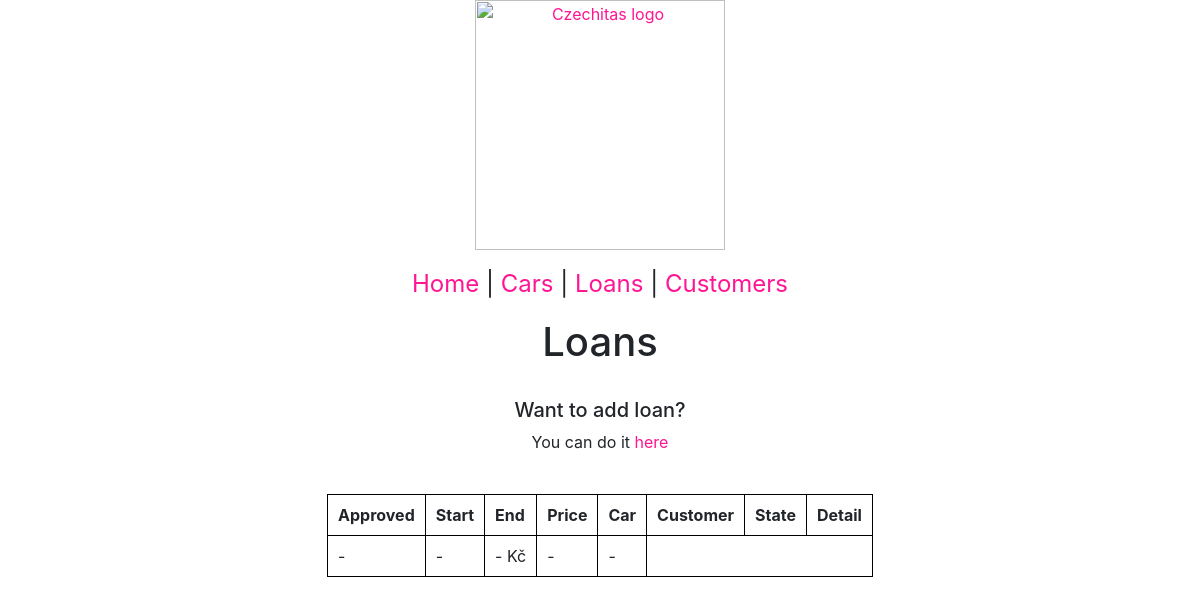
The app's page /catalog/loans/, older data.
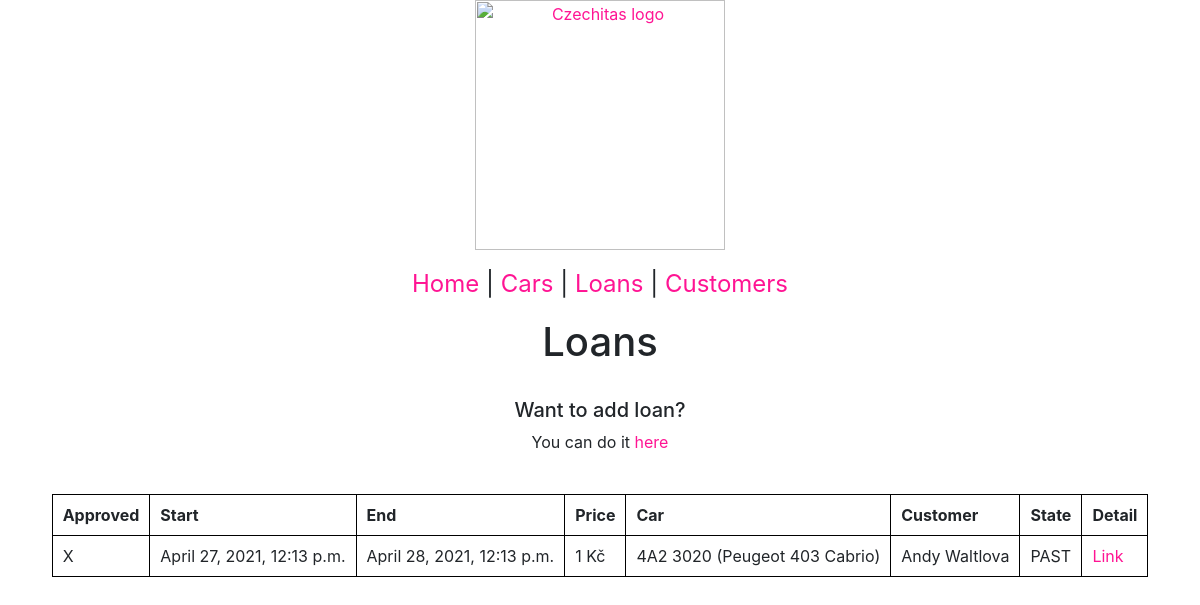
The same page, newer data.
### catalog/models.py (models this page shows, shortened)
class LoanRecord(models.Model):
    start = models.DateTimeField()
    end = models.DateTimeField()
    price = models.IntegerField()
    is_approved = models.BooleanField(default=False)
    car = models.ForeignKey(Car, on_delete=models.SET_NULL, null=True)
    customer = models.ForeignKey(
        Customer, on_delete=models.SET_NULL, null=True)
    @property
    def state(self):
        now = timezone.now()  # Quite tricky to find
        if now > self.end:
            return 'PAST'
        elif now < self.start:
            return 'FUTURE'
        return 'CURRENT'

class Car(models.Model):
    license_plate = models.CharField(max_length=100)
    car_type = models.CharField(max_length=100)
    mileage = models.IntegerField()
    last_tech_inspection = models.DateTimeField()
    def __str__(self):
        return f'{self.license_plate} ({self.car_type})'

class Customer(models.Model):
    PROGRAMS = (
        ('R', 'Regular'),
        ('G', 'Gold'),
        ('P', 'Platinum'),
    )
    first_name = models.CharField(max_length=100)
    last_name = models.CharField(max_length=100)
    driver_license_number = models.CharField(max_length=100)
    date_of_birth = models.DateField()
    program = models.CharField(max_length=20, choices=PROGRAMS, null=True)
    def __str__(self):
        return f'{self.first_name} {self.last_name}'

### catalog/views.py (the view)
# urls.py: path('loans/', views.LoansView.as_view(), name='loans'),
class LoansView(ListView):
    model = models.LoanRecord
    template_name = 'loan_template.html'

### catalog/templates/loan_template.html
{% extends "base.html" %}
{% block content %}
<h1>Loans</h1>
<br>
<h5>Want to add loan?</h2>
    <p>You can do it <a href="{% url 'create_loan' %}">here</a></p>
    <br>
    <table>
        <tr>
            <th>Approved</th>
            <th>Start</th>
            <th>End</th>
            <th>Price</th>
            <th>Car</th>
            <th>Customer</th>
            <th>State</th>
            <th>Detail</th>
        </tr>
        {% for record in object_list %}
        <tr>
            <td>
                {% if not record.is_approved %}
                X
                {% else %}
                OK
                {% endif %}
            </td>
            <td> {{ record.start }}</td>
            <td> {{ record.end }}</td>
            <td> {{ record.price }} Kč</td>
            <td> {{ record.car }}</td>
            <td> {{ record.customer }}</td>
            <td>{{record.state}}</td>
            <td><a href="{% url 'loan_detail' record.pk %}">Link</a></td>
        </tr>
        {% empty %}
        <tr>
            <td> - </td>
            <td> - </td>
            <td> - Kč</td>
            <td> - </td>
            <td> - </td>
        </tr>
        {% endfor %}
    </table>
    {% endblock %}

Row changes from the older to the newer data that the page shows:
added LoanRecord: is_approved "X", start "April 27, 2021, 12:13 p.m.", end "April 28, 2021, 12:13 p.m.", price "1", car "4A2 3020 (Peugeot 403 Cabrio)", customer "Andy Waltlova", state "PAST"
Text that changed along with them:
text no longer shown: "- - - Kč - -"
